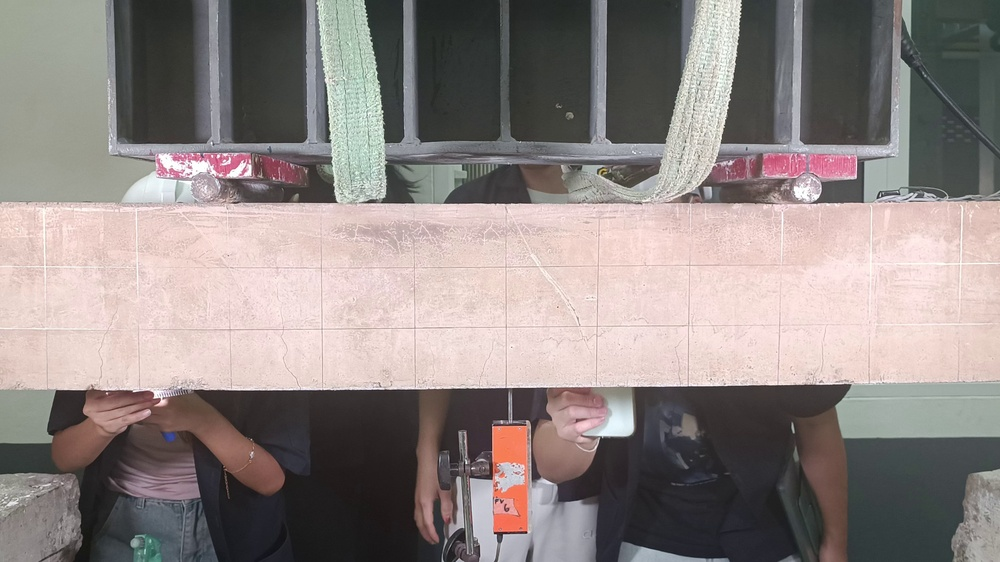
#> input picture code/images/frame_0013.jpg, 1000 x 562 px, shrunk from 3840 x 2160 before the run
$ python segment.py
#> lines starting #> are read from the running program, lines starting #| are printed output that depends on the picture; after the words box and inside, x2 and y2 are one past the last pixel; in counts of white or black regions, pixels touching at a corner belong together
import cv2
import numpy as np
import matplotlib.pyplot as plt

# Load your image
image = cv2.imread('../images/frame_0013.jpg')
#> image is the input picture: shape (562, 1000, 3); mean B, G, R 131.4, 133.8, 143.1
# Convert from BGR (OpenCV default) to RGB for displaying
image_rgb = cv2.cvtColor(image, cv2.COLOR_BGR2RGB)

# Show the image
plt.imshow(image_rgb)
plt.title("Original Image")
plt.axis('off')
plt.show()

# Convert to HSV
image_hsv = cv2.cvtColor(image, cv2.COLOR_BGR2HSV)
#> image_hsv: shape (562, 1000, 3); mean H, S, V 51.2, 29.7, 146

# Define lower and upper HSV bounds for the concrete beam
lower_concrete = np.array([10, 20, 150])   # Adjust these
upper_concrete = np.array([30, 100, 255])

# Create mask
mask_concrete = cv2.inRange(image_hsv, lower_concrete, upper_concrete)
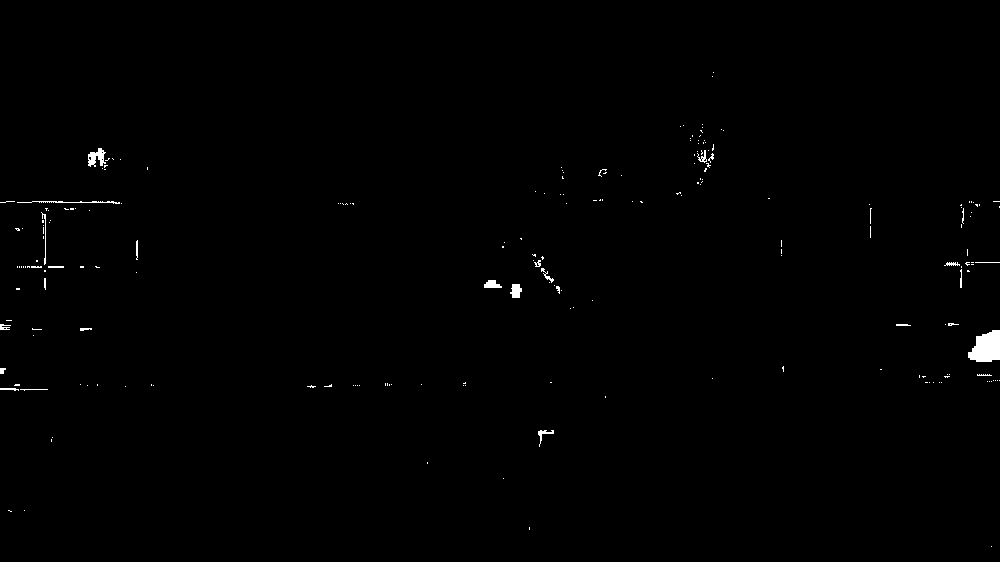
#> mask_concrete: shape (562, 1000); 0.47% white; 211 white regions (183 under 20 px), largest, box (x1, y1, x2, y2) and area: (968, 330, 1000, 362) 764, (88, 148, 106, 167) 198, (17, 201, 120, 204) 139

# Apply mask
concrete_segment = cv2.bitwise_and(image_rgb, image_rgb, mask=mask_concrete)

plt.imshow(concrete_segment)
plt.title("Concrete Beam Segment")
plt.axis('off')
plt.show()

$ run again, with code/images/frame_0000.jpg copied over code/images/frame_0013.jpg
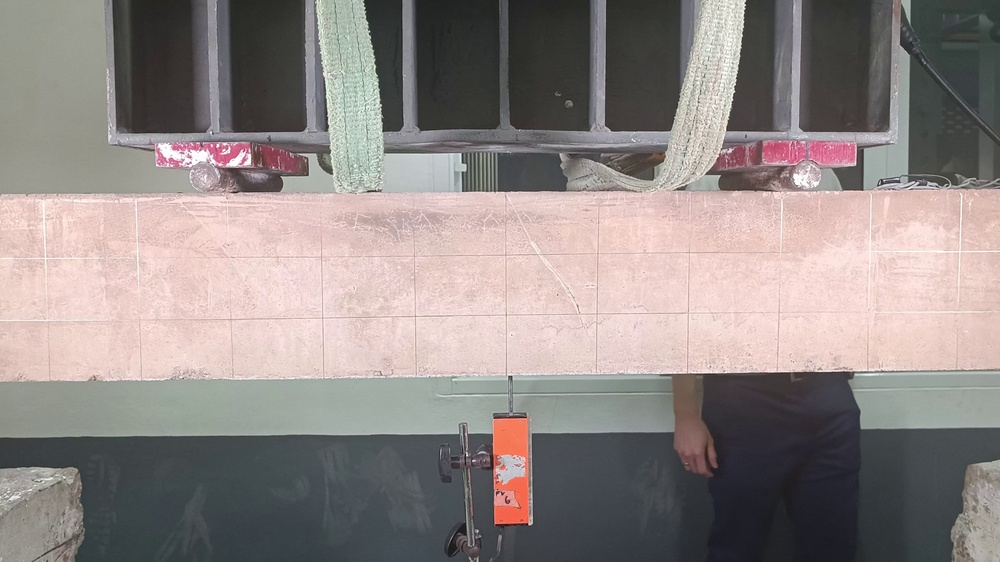
#> input picture code/images/frame_0000.jpg, 1000 x 562 px, shrunk from 3840 x 2160 before the run
#> image is the input picture: shape (562, 1000, 3); mean B, G, R 133.5, 135.8, 144.6
#> image_hsv: shape (562, 1000, 3); mean H, S, V 52.4, 29.6, 148.2
#> `mask_concrete = cv2.inRange(image_hsv, lower_concrete, upper_concrete)`:
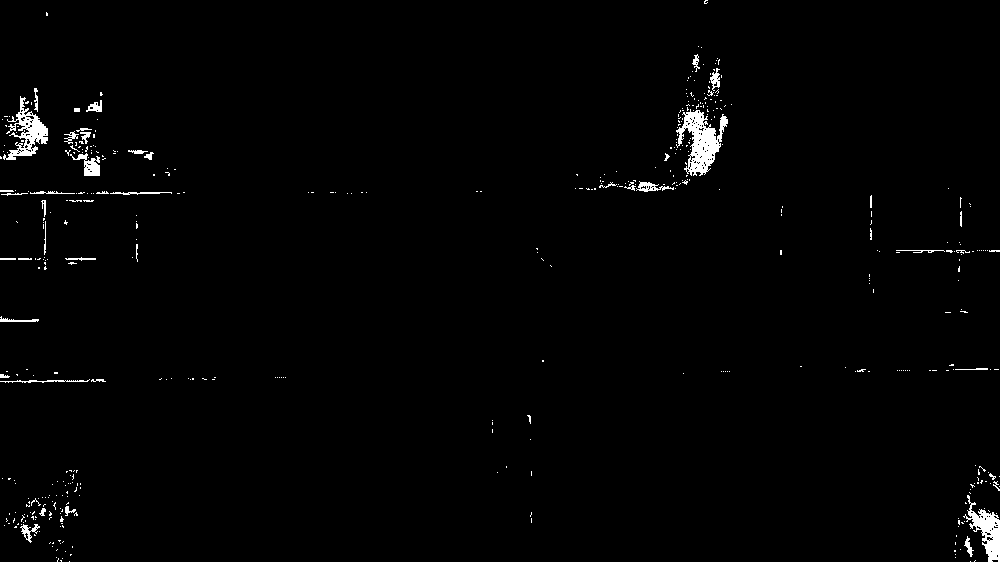
#> mask_concrete: shape (562, 1000); 1.3% white; 462 white regions (415 under 20 px), largest, box (x1, y1, x2, y2) and area: (676, 109, 728, 176) 1613, (3, 96, 48, 160) 1049, (963, 495, 1000, 562) 961

$ run again, with code/images/frame_0015.jpg copied over code/images/frame_0013.jpg
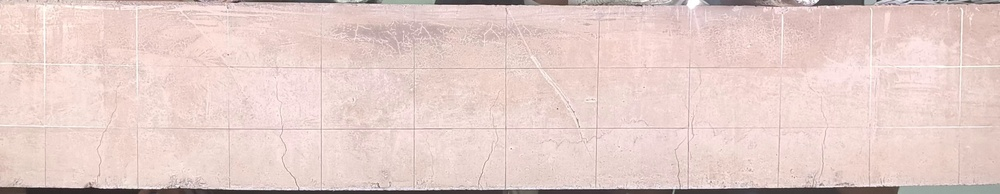
#> input picture code/images/frame_0015.jpg, 1000 x 194 px, shrunk from 3840 x 745 before the run
#> image is the input picture: shape (194, 1000, 3); mean B, G, R 201.5, 206.3, 229.6
#> image_hsv: shape (194, 1000, 3); mean H, S, V 11.7, 31.6, 229.7
#> `mask_concrete = cv2.inRange(image_hsv, lower_concrete, upper_concrete)`:
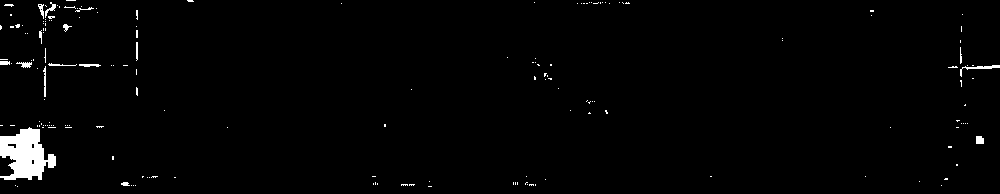
#> mask_concrete: shape (194, 1000); 1.6% white; 175 white regions (159 under 20 px), largest, box (x1, y1, x2, y2) and area: (0, 127, 56, 180) 1828, (960, 65, 1000, 77) 112, (976, 136, 984, 144) 60

$ run again, with code/images/1080.jpg copied over code/images/frame_0013.jpg
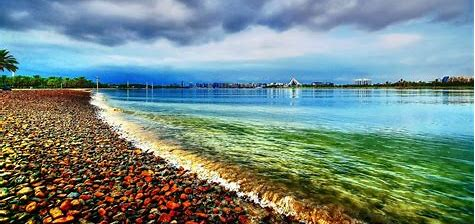
#> input picture code/images/1080.jpg, 475 x 224 px
#> image is the input picture: shape (224, 475, 3); mean B, G, R 133.2, 138.6, 115.5
#> image_hsv: shape (224, 475, 3); mean H, S, V 67.9, 124.5, 162.2
#> `mask_concrete = cv2.inRange(image_hsv, lower_concrete, upper_concrete)`:
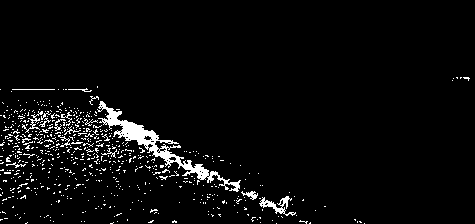
#> mask_concrete: shape (224, 475); 4.2% white; 626 white regions (610 under 20 px), largest, box (x1, y1, x2, y2) and area: (97, 101, 241, 192) 1729, (259, 196, 296, 216) 240, (22, 111, 43, 133) 98
#> `concrete_segment = cv2.bitwise_and(image_rgb, image_rgb, mask=mask_con..`:
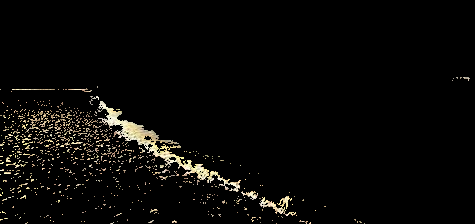
#> concrete_segment: shape (224, 475, 3); mean R, G, B 8.8, 8.2, 6.6
